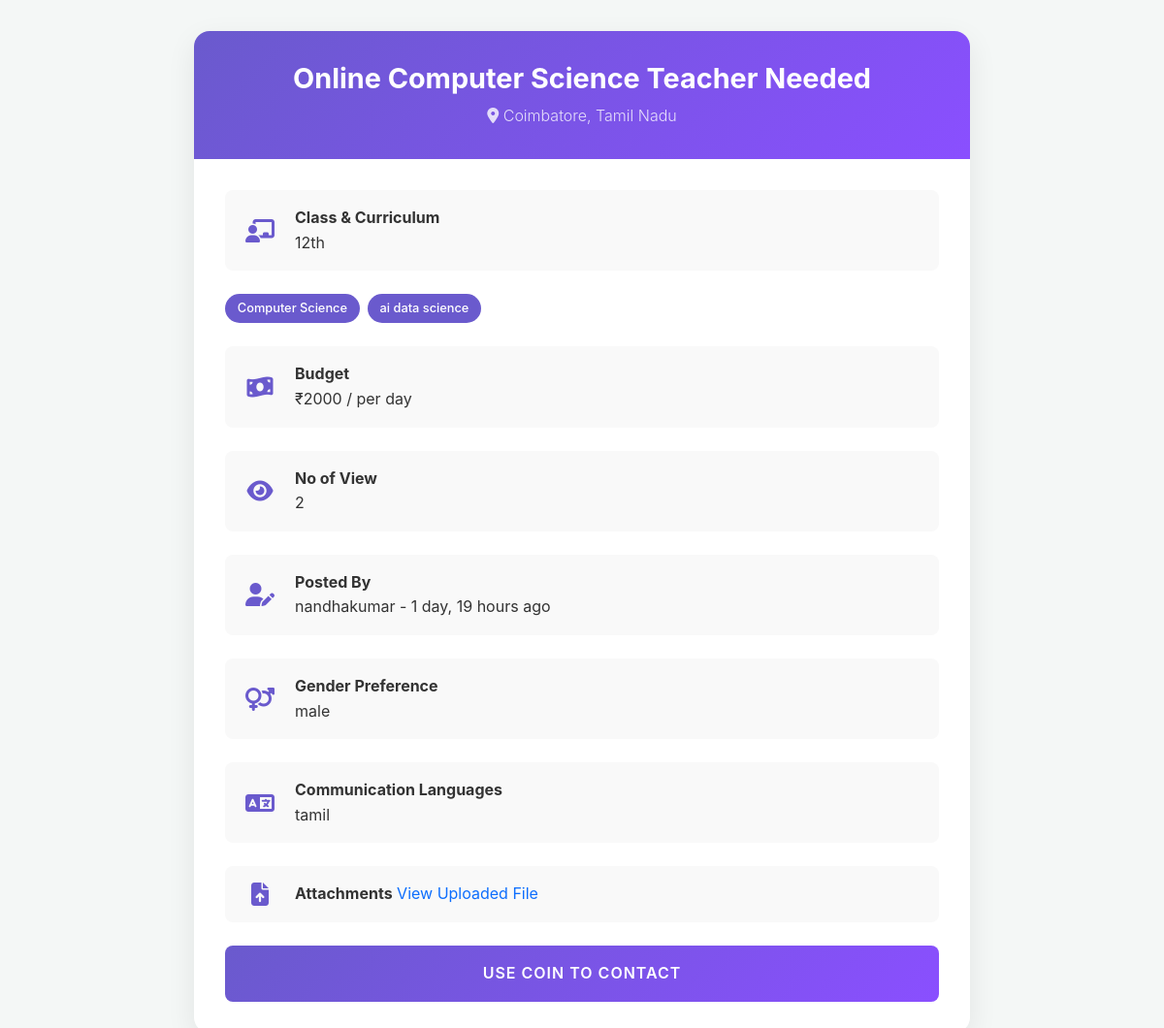
The app's page /view_post_teach/abc@gmail.com/test1@gmail.com/98 with its own data.
### kovai_app/models.py (models this page shows)
class Requestpost(models.Model):
    email = models.EmailField(null=True, blank=True)
    classes = models.CharField(max_length=225, null=True, blank=True)
    curriculum= models.CharField(max_length=20,  null=True, blank=True)
    dyr = models.TextField(verbose_name="Details of your requirement",null=True, blank=True)
    dates = models.DateTimeField(default=timezone.now)
    subject = models.CharField(max_length=255,null=False, blank=False)
    two_subject = models.CharField(max_length=255, null=True, blank=True)
    three_subject = models.CharField(max_length=255, null=True, blank=True)
    four_subject = models.CharField(max_length=255, null=True, blank=True)
    five_subject = models.CharField(max_length=255, null=True, blank=True)
    i_want = models.CharField(max_length=50, choices=[
        ("tutoring", "Tutoring"),
        ("assignment_help", "Assignment Help")
    ],null=False, blank=False)
    imagess = models.ImageField(upload_to='images/',null=True,blank=True)
    meeting_option = models.CharField(max_length=255, null=True,blank=True)
    budget = models.CharField(max_length=255)
    budget_need = models.CharField(max_length=50, choices=[
        ("per_hour", "per hour"),
        ("per_day", "per day"),
        ("per_week", "per week"),
        ("per_month", "per month")
    ])
    language = models.CharField(max_length=255,null=True, blank=True)
    need = models.CharField(max_length=10, choices=[
        ("part_time", "Part time"),
        ("full_time", "Full time")
    ] ,null=False, blank=False)
    gender = models.CharField(max_length=10, choices=[
        ("male", "Male"),
        ("female", "Female"),
        ("both", "Both")
    ],null=True,blank=True)
    location = models.CharField(max_length=255,null=True,blank=True)
    profile_photo = models.ImageField(upload_to=upload_to_stu,null=True)
    filename=models.CharField(max_length=200,  null=True, blank=True)
    coin=models.IntegerField(null=True, blank=True)
    count=models.IntegerField(null=True, blank=True)

class TutorRequest(models.Model):
    user = models.OneToOneField(User, on_delete=models.CASCADE,null=True,blank=True)
    id = models.AutoField(primary_key=True)
    name = models.CharField(max_length=100,null=True,blank=True)
    email = models.EmailField()
    location = models.CharField(max_length=255)
    phone = models.CharField(max_length=15)
    w_number = models.CharField(max_length=15,null=True,blank=True)
    password= models.CharField(max_length=100,null=True,blank=True)
    coin=models.IntegerField(null=True, blank=True)
    mobile_otp=models.IntegerField(null=True, blank=True)
    gender=models.CharField(max_length=100,null=True,blank=True)

### kovai_app/views.py (the view)
# urls.py: path('view_post_teach/<a_email>/<email>/<int:id>',views.view_post_teach, name='view_post_teach'),
def view_post_teach(request,a_email,email,id):
    print(email)
    if TutorRegistration.objects.filter(email=a_email).exists():
        if teacher_addcard.objects.filter(email=a_email,cid=id).exists():
            s=TutorRequest.objects.filter(email=email).first()
            sp=Requestpost.objects.get(id=id)
            c=TutorRegistration.objects.filter(email=a_email).first()
            d={"s":s,"sp":sp,"account":c}
            return render(request,"v_full_student_post.html",d)
        else:
            s=TutorRequest.objects.filter(email=email).first()
            sp=Requestpost.objects.get(id=id)
            c=TutorRegistration.objects.filter(email=a_email).first()
            d={"s":s,"sp":sp,"account":c}
            return render(request,"v_student_post.html",d)
    messages.success(request, f"Leaner cannot view Another Leaner Profile")
    return redirect("h_tutors_job")

### kovai_app/templates/v_student_post.html (shortened to what this page needs)
<!DOCTYPE html>
<html lang="en">
<head>
    <link href="https://cdn.jsdelivr.net/npm/bootstrap@5.3.3/dist/css/bootstrap.min.css" rel="stylesheet">
    <link rel="stylesheet" href="https://cdnjs.cloudflare.com/ajax/libs/font-awesome/6.6.0/css/all.min.css">
</head>
<body>
    <div class="job-post-container animate-on-load">
        <div class="job-header">
            <h1>{{sp.meeting_option}} {{sp.subject}} Teacher Needed</h1>
            <div class="location">
                <i class="fas fa-map-marker-alt"></i> {{s.location}}
            </div>
        </div>
        <div class="job-details">
            <div class="detail-section">
                <i class="fas fa-chalkboard-teacher"></i>
                <div>
                    <strong>Class & Curriculum</strong>
                    <p class="mb-0">{{sp.classes}} {{sp.curriculam}}</p>
                </div>
            </div>
            <div class="subjects-list">
                {% if sp.subject %}
                    <span class="subject-tag">{{sp.subject}}</span>
                {% endif %}
                {% if sp.two_subject %}
                    <span class="subject-tag">{{sp.two_subject}}</span>
                {% endif %}
            </div>
            <div class="detail-section">
                <i class="fas fa-money-bill-wave"></i>
                <div>
                    <strong>Budget</strong>
                    <p class="mb-0">₹{{sp.budget}} / {{sp.budget_need}}</p>
                </div>
            </div>
            <div class="detail-section">
                <i class="fa-solid fa-eye"></i>
                <div>
                    <strong>No of View</strong>
                    <p class="mb-0">{{sp.count}}</p>
                </div>
            </div>
            <div class="detail-section">
                <i class="fas fa-user-edit"></i>
                <div>
                    <strong>Posted By</strong>
                    <p class="mb-0">{{s.name}} - {{ sp.dates|timesince }} ago</p>
                </div>
            </div>
            <div class="detail-section">
                <i class="fas fa-venus-mars"></i>
                <div>
                    <strong>Gender Preference</strong>
                    <p class="mb-0">{{sp.gender}}</p>
                </div>
            </div>
            <div class="detail-section">
                <i class="fas fa-language"></i>
                <div>
                    <strong>Communication Languages</strong>
                    <p class="mb-0">{{sp.language}}</p>
                </div>
            </div>
            {% if sp.imagess %}
            <div class="detail-section">
                <i class="fas fa-file-upload"></i>
                <div>
                    <strong>Attachments</strong>
                    <a href="{{ sp.imagess.url }}" target="_blank" class="text-decoration-none text-primary">View Uploaded File</a>
                </div>
            </div>
            {% endif %}
            <button class="contact-btn mt-3">
                <a href="/use_coin_teach/{{account.email}}/{{sp.email}}/{{sp.id}}" class="text-white text-decoration-none">
                    Use Coin to Contact
                </a>
            </button>
        </div>
    </div>
</body>
</html>

### kovai_app/templates/v_student_post.html (style rules this page uses)
:root { --primary-color: #4a4a4a; --accent-color: #6a5acd; --background-color: #f4f7f6; --text-color: #333; }
body { background-color: var(--background-color); font-family: 'Inter', -apple-system, BlinkMacSystemFont, 'Segoe UI', Roboto, Oxygen, Ubuntu, Cantarell, 'Open Sans', 'Helvetica Neue', sans-serif; line-height: 1.6; color: var(--text-color); }
.job-post-container { max-width: 800px; margin: 2rem auto; background: white; border-radius: 16px; box-shadow: 0 10px 30px rgba(0, 0, 0, 0.08); overflow: hidden; transition: all 0.3s ease; }
.job-header { background: linear-gradient(135deg, var(--accent-color), #8a4fff); color: white; padding: 2rem; text-align: center; position: relative; }
.job-header h1 { font-weight: 700; font-size: 1.8rem; margin-bottom: 0.5rem; }
.job-header .location { font-weight: 300; opacity: 0.8; }
.job-details { padding: 2rem; }
.detail-section { margin-bottom: 1.5rem; padding: 1rem; background-color: #f9f9f9; border-radius: 8px; display: flex; align-items: center; gap: 1rem; }
.detail-section i { color: var(--accent-color); font-size: 1.5rem; min-width: 40px; text-align: center; }
.subjects-list { display: flex; flex-wrap: wrap; gap: 0.5rem; margin-bottom: 1.5rem; }
.subject-tag { background-color: var(--accent-color); color: white; padding: 0.3rem 0.8rem; border-radius: 20px; font-size: 0.8rem; font-weight: 500; }
.contact-btn { display: block; width: 100%; padding: 1rem; background: linear-gradient(135deg, var(--accent-color), #8a4fff); color: white; border: none; border-radius: 8px; font-weight: 600; text-transform: uppercase; letter-spacing: 1px; transition: transform 0.3s ease; }
.animate-on-load { animation: fadeInUp 0.8s ease-out; }

### records on screen
Requestpost: meeting_option "Online", subject "Computer Science", classes "12th", two_subject "ai data science", budget "2000", budget_need "per day", count "2", dates "1 day, 19 hours", gender "male", language "tamil"
TutorRequest: location "Coimbatore, Tamil Nadu", name "nandhakumar"
